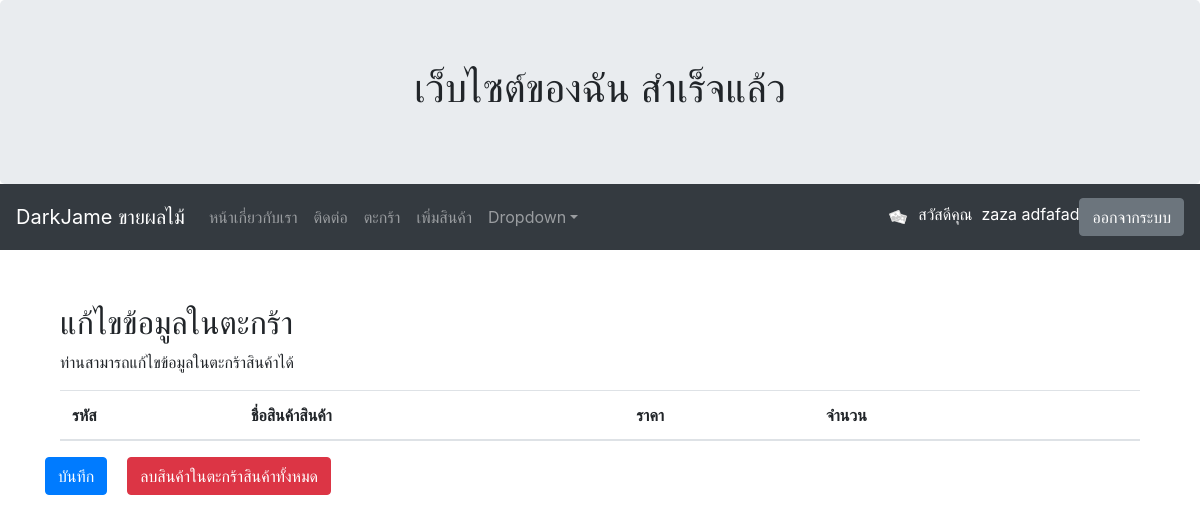
Page /mycart/edit/ (signed in) on the earlier database version.
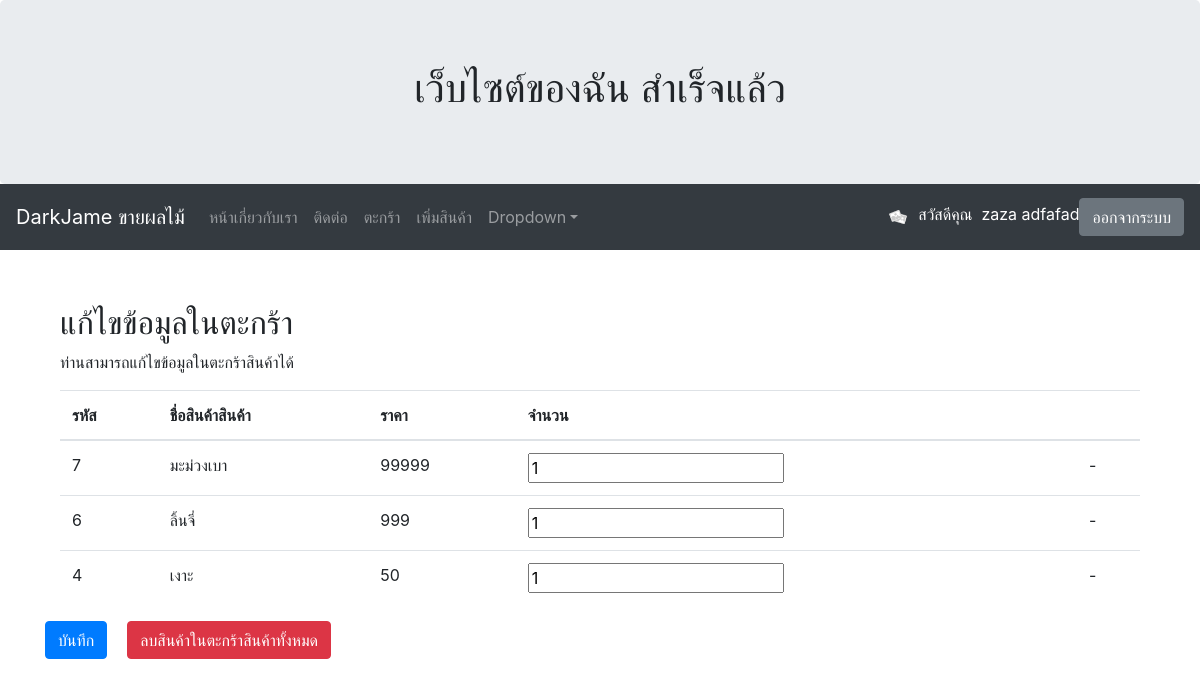
Same page on the later database version.
### myapp/models.py (models this page shows)
class Cart(models.Model):
	user = models.ForeignKey(User, on_delete=models.CASCADE)
	productid = models.CharField(max_length=100)
	producname = models.CharField(max_length=100)
	price = models.IntegerField()
	quantity = models.IntegerField()
	total = models.IntegerField()
	stamp = models.DateTimeField(auto_now_add=True, blank=True, null=True)

### myapp/views.py (the view, shortened to what this page needs)
# urls.py: path('mycart/edit/', MyCartEdit, name='mycartedit-page')
def MyCartEdit(request):
	username = request.user.username
	user = User.objects.get(username=username)
	context = {}
	mycart = Cart.objects.filter(user=user)
	context['mycart'] = mycart
	return render(request, 'myapp/mycartedit.html', context)

### templates/myapp/mycartedit.html (shortened to what this page needs)
{% extends 'myapp/base.html' %} {% block content %}
    <br/>
    <div class="container">
        <h2>แก้ไขข้อมูลในตะกร้า</h2>
        <p>ท่านสามารถแก้ไขข้อมูลในตะกร้าสินค้าได้</p>
        <form method="POST" id="formsave">
            <table class="table">
                <thead>
                <tr>
                    <th>รหัส</th>
                    <th>ชื่อสินค้าสินค้า</th>
                    <th>ราคา</th>
                    <th>จำนวน</th>
                    <th></th>
                </tr>
                </thead>
                <tbody>
                {% for pd in mycart %}
                    <tr>
                        <td>{{ pd.productid }}</td>
                        <td>{{ pd.producname }}</td>
                        <td>{{ pd.price }}</td>
                        <td><input type="text" name="pd_{{ pd.productid }}" value="{{ pd.quantity }}"></td>
                        <td>-</td>
                    </tr>
                {% endfor %}
                </tbody>
            </table>
        </form>
        <div class="row">
            <button form="formsave" class="btn btn-primary">
                บันทึก
            </button>
            <div style="padding: 10px"></div>
            <form id="formclear" method="POST" onsubmit="return confirm('ยืนยันการลบใช่หรือไม่');">
                <button type="submit" form="formclear" class="btn btn-danger">
                    ลบสินค้าในตะกร้าสินค้าทั้งหมด
                </button>
            </form>
        </div>
    </div>
{% endblock content %}

Differences in the rows shown:
added Cart: productid "7", producname "มะม่วงเบา", price "99999", quantity "1"
added Cart: productid "6", producname "ลิ้นจี่", price "999", quantity "1"
added Cart: productid "4", producname "เงาะ", price "50", quantity "1"
